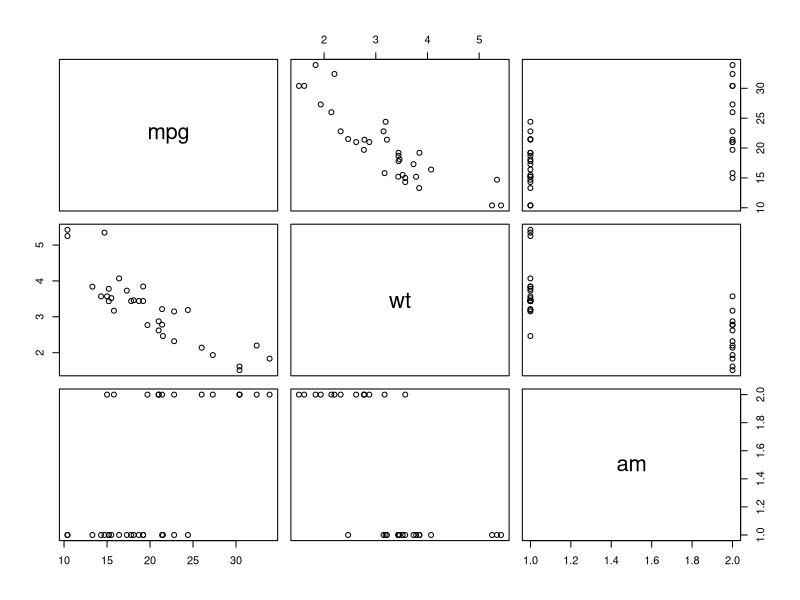
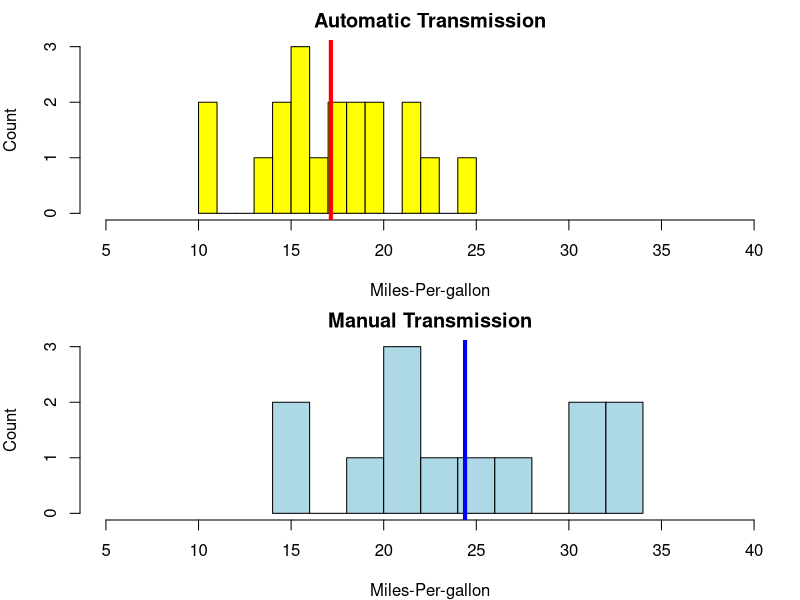
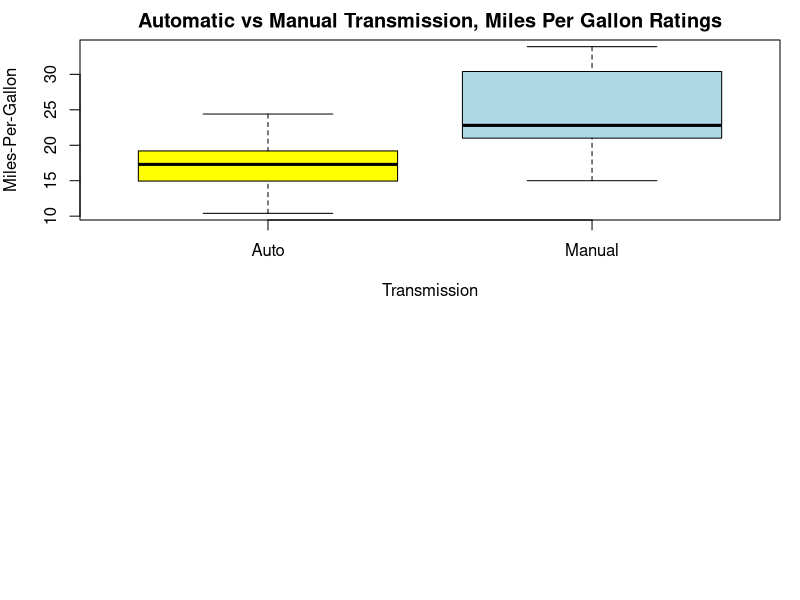

R code for these plots, in order:
## ---- chunk 1
setwd("~/Desktop/Coursera_R/7_Regression Models/RM_proj_MPG_MotorTrendData")
## ---- chunk 2
sessionInfo()
## ---- chunk 3
rm(list=ls()); data("mtcars")
## ---- chunk 4
any(is.na(mtcars)); head(mtcars, 3)
## ---- chunk 5
data(mtcars)
mtcars$vs <- factor(mtcars$vs, labels = c("V-eng", "S-eng")); mtcars$am <- factor(mtcars$am, labels = c("Automatic", "Manual")); mtcars$gear <- factor(mtcars$gear); mtcars$carb <- factor(mtcars$carb)
head(mtcars,3)
## ---- chunk 6
data(mtcars)
par(mfrow = c(1, 1), cex = 0.6)
pairs(mtcars[,c(1,6,9)], data = mtcars)
## ---- chunk 7
data(mtcars)
par(mfrow = c(2,1), mar = c(4,4,2,1)) # set margin
mtcars$vs <- factor(mtcars$vs, labels = c("V-block", "S-block")); mtcars$am <- factor(mtcars$am, labels = c("Auto", "Manual")); mtcars$gear <- factor(mtcars$gear); mtcars$carb <- factor(mtcars$carb)
head(mtcars,3)
hist(mtcars$mpg[mtcars$am=="Auto"], breaks=10, xlab = "Miles-Per-gallon", ylab = "Count", main = "Automatic Transmission", col = "yellow", xlim = range(5:40))
abline(v=mean(mtcars$mpg[mtcars$am=="Auto"]), col="red", lwd = 4)
hist(mtcars$mpg[mtcars$am=="Manual"], breaks=10, xlab = "Miles-Per-gallon", ylab = "Count", main = "Manual Transmission", col="lightblue", xlim = range(5:40))
abline(v=mean(mtcars$mpg[mtcars$am=="Manual"]), col="blue", lwd = 4)
## ---- chunk 8
data("mtcars")
mtcars$vs <- factor(mtcars$vs, labels = c("V-block", "S-block")); mtcars$am <- factor(mtcars$am, labels = c("Auto", "Manual")); mtcars$gear <- factor(mtcars$gear); mtcars$carb <- factor(mtcars$carb)
head(mtcars,3)
boxplot(mpg ~ am, data = mtcars, col = (c("yellow","lightblue")), ylab = "Miles-Per-Gallon", xlab = "Transmission", main =  "Automatic vs Manual Transmission, Miles Per Gallon Ratings")
## ---- chunk 9
par(mfrow = c(2, 2), mar = c(4, 5, 2, 1));fslrm <- lm(mpg ~ am, data = mtcars);
coef(summary(fslrm)); # plot(fslrm)
## ---- chunk 10
data("mtcars")
f2 <- lm(mpg ~ factor(am) + wt, data = mtcars);coef(summary(f2))
f3 <- lm(mpg ~ factor(am) * wt, data = mtcars);coef(summary(f3))
## ---- chunk 11
par(mfrow = c(2, 2), mar = c(4, 5, 2, 1))
mlr1 <- lm(mpg ~ ., data = mtcars);coef(summary(mlr1))
## ---- chunk 12
par(mfrow = c(2, 2), mar = c(4, 5, 2, 1))
mlr1 <- lm(mpg ~ . -1, data = mtcars);coef(summary(mlr1))
## ---- chunk 13
data("mtcars")
fn1 <- lm(mpg ~ cyl + disp, data = mtcars)
fn2 <- update(fn1, mpg ~ cyl + disp + hp)
fn3 <- update(fn1, mpg ~ cyl + disp + hp + drat)
fn4 <- update(fn1, mpg ~ cyl + disp + hp + drat + wt)
fn5 <- update(fn1, mpg ~ cyl + disp + hp + drat + wt +  qsec)
fn6 <- update(fn1, mpg ~ cyl + disp + hp + drat + wt +  qsec + vs)
fn7 <- update(fn1, mpg ~ cyl + disp + hp + drat + wt +  qsec + vs +  am)
fn8 <- update(fn1, mpg ~ cyl + disp + hp + drat + wt +  qsec + vs +  am +  gear)
fn9 <- update(fn1, mpg ~ cyl + disp + hp + drat + wt +  qsec + vs +  am +  gear + carb)
anova(fn1, fn2, fn3, fn4, fn5, fn6, fn7, fn8, fn9)
## ---- chunk 14
# beta0 = 0; beta1 = 1
# p = 1 / (1 + exp(-1 * (beta0 + beta1 * x)))
# 
# plot(x, y, frame = FALSE, xlab = "x", ylab = "y") lines(lowess(x, y), type = "l", col = "blue", lwd = 3)
# fit = glm(y ~ x, family = binomial)
# lines(x, predict(fit, type = "response"), lwd = 3, col = "red")
